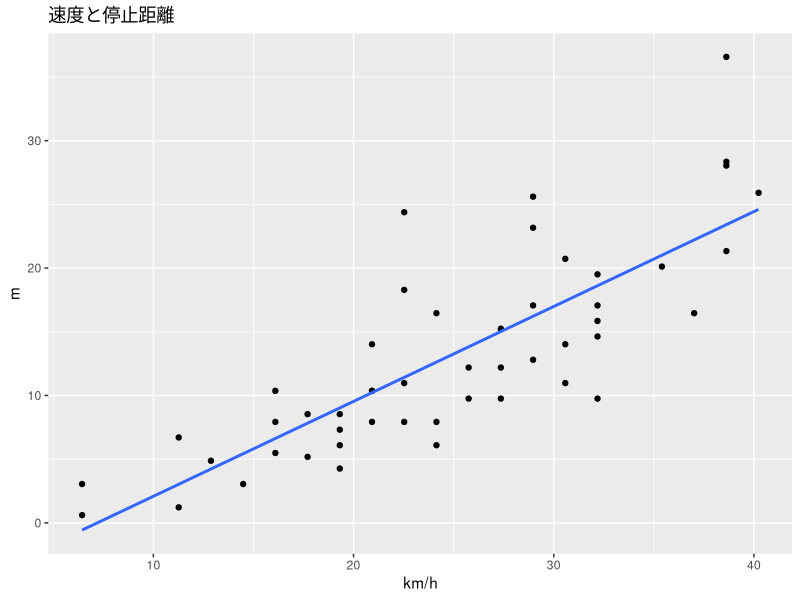

This figure's R source: (Note: this script raises an error after producing the figure.)
## ---- chunk 1
knitr::opts_chunk$set(echo = TRUE)

# 出力フォーマットが TeX（PDF含む）の場合のみ対処する
# conversion failure on '...' in 'mbcsToSbcs' の Warning 発生の workaround
options(device = function(file, width = 7, height = 7, ...) {
cairo_pdf(tempfile(), width = width, height = height, ...)
})

## 1. cairo_pdf を使う方法
# * family には OS にインストールされているフォント名を指定する。
knitr::opts_chunk$set(dev="cairo_pdf", dev.args=list(family="Japan1"))

## ---- chunk 2
library(tidyverse)
# library(readxl)
## ---- chunk 3
cars %>% summary
## ---- chunk 4
cars2 <- cars %>% tibble %>% mutate(speed2 = speed * 1.60934, dist2 = dist * 0.3048)
## ---- chunk 5
cars2 %>% head
## ---- chunk 6
cars2 %>% ggplot(aes(x=speed2, y = dist2)) +
    geom_point() + labs(title = "速度と停止距離", x= "km/h", y = "m") + stat_smooth(method = "lm", se = FALSE)
## ---- chunk 7
version
## ---- chunk 8
packageVersion("tinytex")
